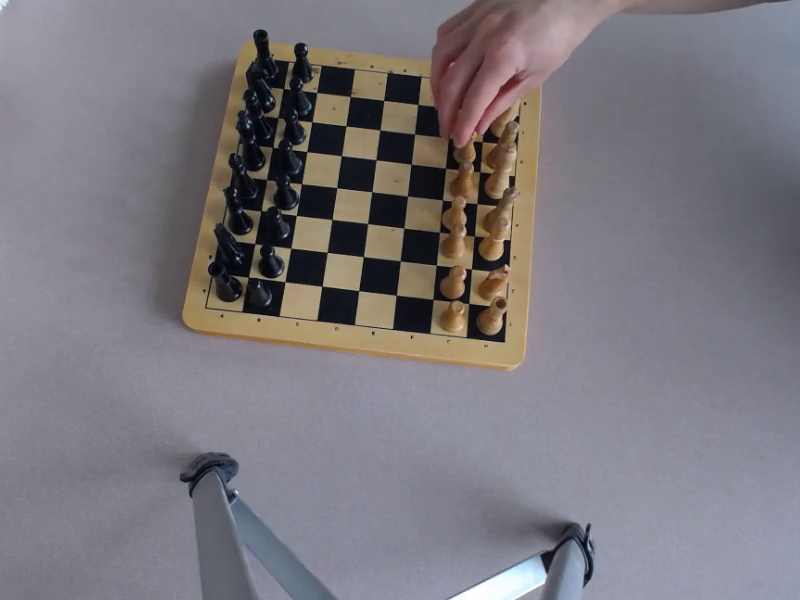
#> input picture frame 29 of mat_du_lion.mp4, 800 x 600 px
$ python detect_mouv.py
#> lines starting #> are read from the running program, lines starting #| are printed output that depends on the picture; after the words box and inside, x2 and y2 are one past the last pixel; in counts of white or black regions, pixels touching at a corner belong together
#> in main, frame is the input picture: shape (600, 800, 3); mean B, G, R 125.1, 119.3, 122.7
import cv2
import numpy as np

def detect_skin(frame):
    """
    Détection améliorée de la peau en utilisant YCrCb (plus robuste à l'éclairage).
    """
    ycrcb = cv2.cvtColor(frame, cv2.COLOR_BGR2YCrCb)
#> ycrcb: shape (600, 800, 3); mean of channels 0, 1, 2 121, 129.1, 130.3
    lower_skin = np.array([0, 135, 85], dtype=np.uint8)
    upper_skin = np.array([255, 180, 135], dtype=np.uint8)
    skin_mask = cv2.inRange(ycrcb, lower_skin, upper_skin)
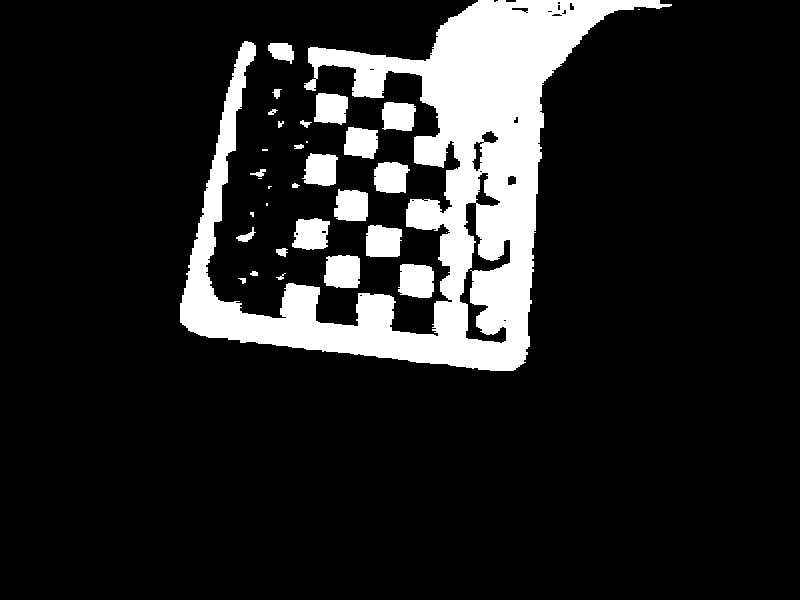
#> skin_mask: shape (600, 800); 13.9% white; 32 white regions (8 under 20 px), largest, box (x1, y1, x2, y2) and area: (180, 0, 672, 371) 55985, (324, 255, 360, 288) 1068, (398, 264, 434, 298) 1062

    # Morphologie pour améliorer le masque
    kernel = cv2.getStructuringElement(cv2.MORPH_ELLIPSE, (5, 5))
    skin_mask = cv2.erode(skin_mask, kernel, iterations=1)
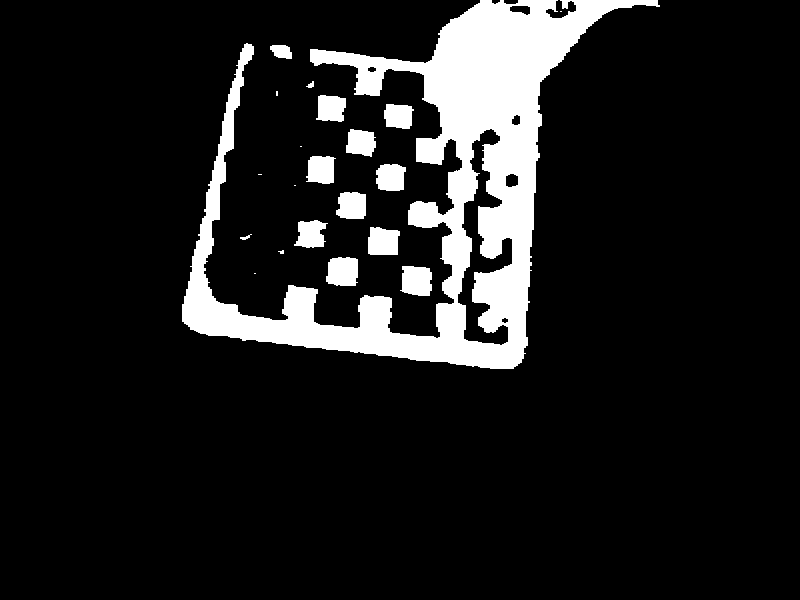
#> skin_mask: shape (600, 800); 11.6% white; 21 white regions (7 under 20 px), largest, box (x1, y1, x2, y2) and area: (182, 0, 660, 369) 48064, (326, 257, 358, 286) 818, (400, 266, 432, 296) 812
    skin_mask = cv2.dilate(skin_mask, kernel, iterations=2)
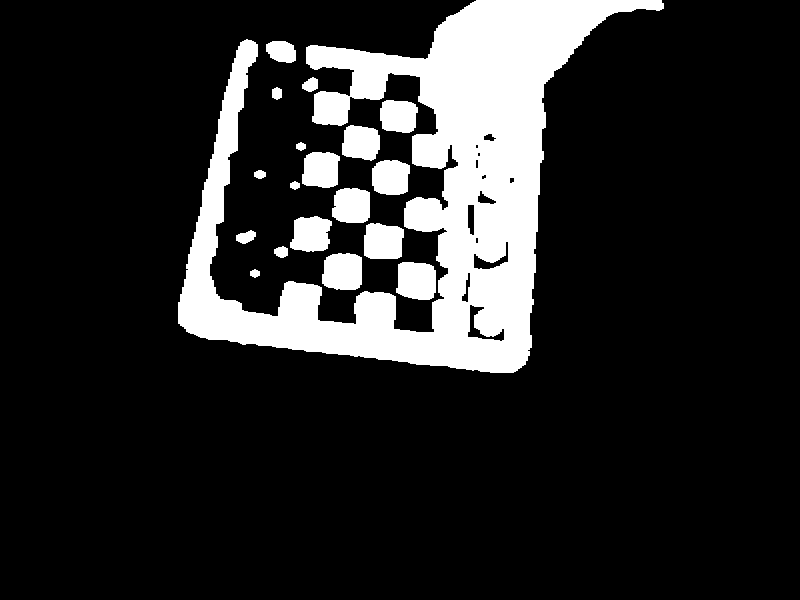
#> skin_mask: shape (600, 800); 15.8% white; 19 white regions
    skin_mask = cv2.GaussianBlur(skin_mask, (5, 5), 0)

    return skin_mask

def main():
    video_path = 'mat_du_lion.mp4'
    cap = cv2.VideoCapture(video_path)

    if not cap.isOpened():
        print(f"Erreur: Impossible d'ouvrir la vidéo '{video_path}'")
        return

    fps = cap.get(cv2.CAP_PROP_FPS)
    frame_delay = int(1000 / fps) if fps > 0 else 30
    hand_area_threshold = 1500  # Augmenté pour éviter le bruit

    hand_detected_left = False
    hand_detected_right = False
    previous_hand_detected_left = False
    previous_hand_detected_right = False
    consecutive_frames_with_hand = 0
    required_frames_for_movement = 3
    movement_detected = False
    frame_count = 0

    print("Démarrage de l'analyse...")

    while cap.isOpened():
        ret, frame = cap.read()
        if not ret:
            break

        frame_count += 1
        display_frame = frame.copy()
        skin_mask = detect_skin(frame)

        contours, _ = cv2.findContours(skin_mask, cv2.RETR_EXTERNAL, cv2.CHAIN_APPROX_SIMPLE)
#> contours = 6 contours; box (x1, y1, x2, y2) and area: (176, 0, 666, 375) 92832, (264, 39, 298, 65) 702, (234, 228, 258, 246) 304, (270, 85, 284, 102) 188, (252, 168, 268, 181) 160, (248, 267, 262, 280) 136
        hand_contours = sorted(
            [cnt for cnt in contours if cv2.contourArea(cnt) > hand_area_threshold],
            key=cv2.contourArea,
            reverse=True
        )[:2]
#> hand_contours = 1 contour; box (x1, y1, x2, y2) and area: (176, 0, 666, 375) 92832

        height, width = frame.shape[:2]
#> height = 600; width = 800
        center_x = 380
        margin = 30  # Zone tampon autour du centre
        cv2.line(display_frame, (center_x, 0), (center_x, height), (255, 0, 0), 1)
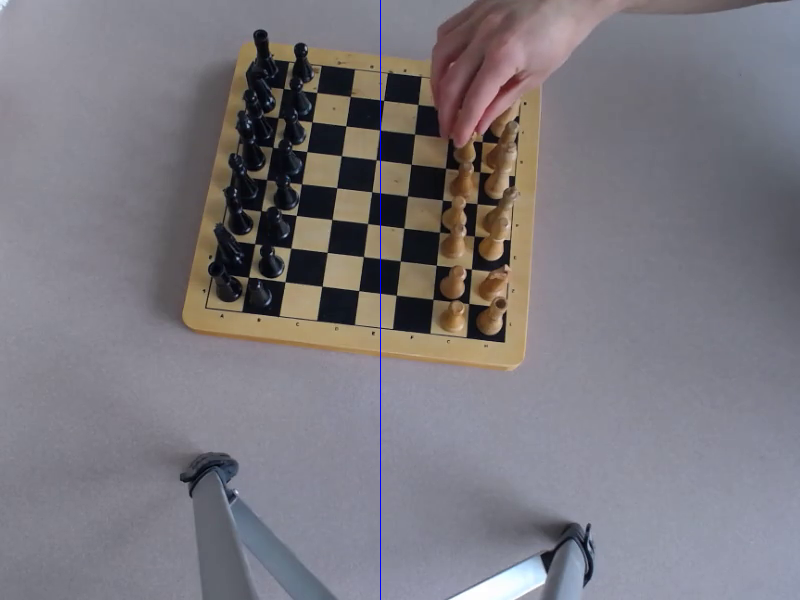
#> display_frame: shape (600, 800, 3); 0.12% of pixels changed, all inside (x1, y1, x2, y2) = (380, 0, 381, 600)

        hand_detected_left = False
        hand_detected_right = False

        for contour in hand_contours:
            M = cv2.moments(contour)
            if M["m00"] != 0:
                cx = int(M["m10"] / M["m00"])
                cy = int(M["m01"] / M["m00"])

                if cx < center_x - margin:
                    hand_detected_left = True
                elif cx > center_x + margin:
                    hand_detected_right = True

                x, y, w, h = cv2.boundingRect(contour)
                cv2.rectangle(display_frame, (x, y), (x + w, y + h), (0, 255, 0), 2)
                cv2.circle(display_frame, (cx, cy), 4, (255, 0, 255), -1)
#> this loop made 1 pass
#> (cx, cy, x, y, w, h) on pass 1: (409, 193, 176, 0, 490, 375)
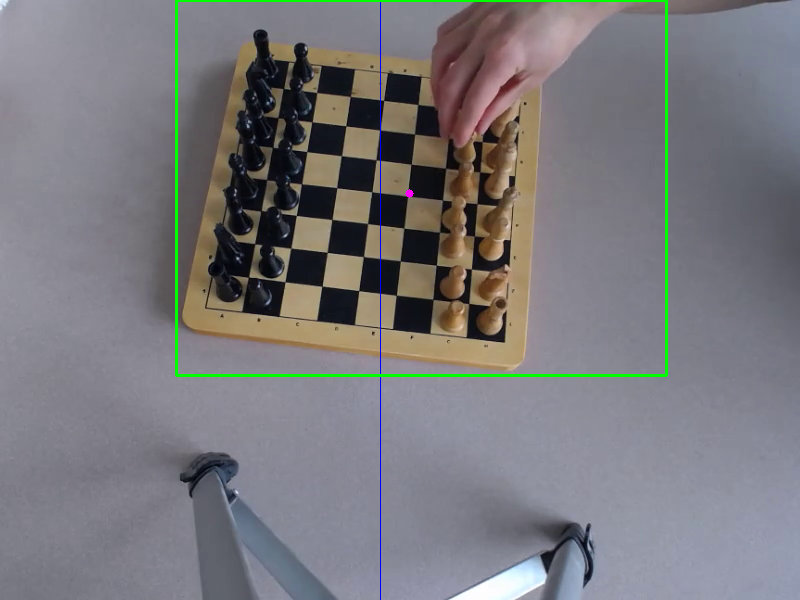
#> display_frame: shape (600, 800, 3); 0.99% of pixels changed, all inside (x1, y1, x2, y2) = (175, 0, 668, 377)

        if hand_detected_left or hand_detected_right:
            consecutive_frames_with_hand += 1
            if consecutive_frames_with_hand >= required_frames_for_movement and not movement_detected:
                movement_detected = True
                print(f"Frame {frame_count}: MOUVEMENT DÉTECTÉ!")
        else:
            consecutive_frames_with_hand = 0
            movement_detected = False

        cv2.putText(display_frame, f"Frame: {frame_count}", (10, 25),
                    cv2.FONT_HERSHEY_SIMPLEX, 0.6, (255, 255, 255), 2)
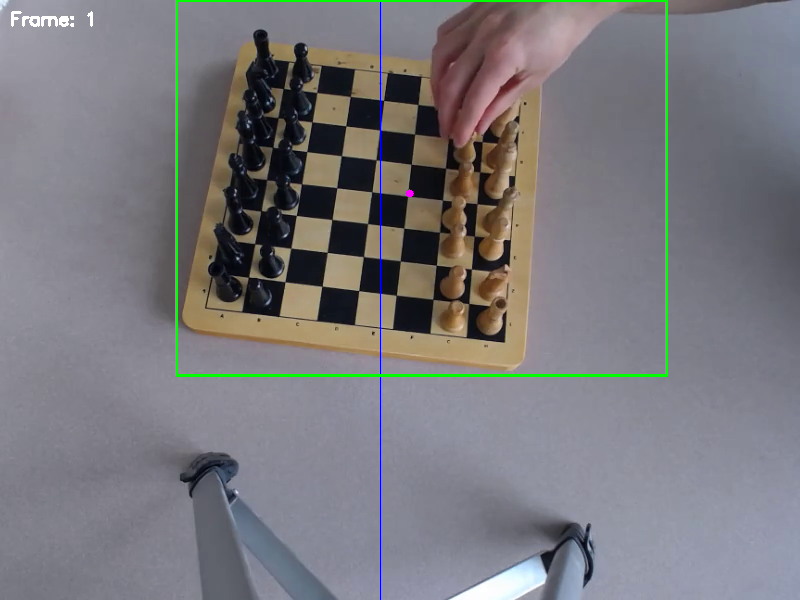
#> display_frame: shape (600, 800, 3); 0.1% of pixels changed, all inside (x1, y1, x2, y2) = (11, 11, 93, 27)

        if hand_detected_left:
            cv2.putText(display_frame, "JOUEUR GAUCHE", (10, 55),
                        cv2.FONT_HERSHEY_SIMPLEX, 0.7, (0, 0, 255), 2)
            if not previous_hand_detected_left:
                print(f"Frame {frame_count}: Main détectée à GAUCHE")

        if hand_detected_right:
            cv2.putText(display_frame, "JOUEUR DROIT", (width - 200, 55),
                        cv2.FONT_HERSHEY_SIMPLEX, 0.7, (0, 0, 255), 2)
            if not previous_hand_detected_right:
                print(f"Frame {frame_count}: Main détectée à DROITE")

        if movement_detected:
            cv2.putText(display_frame, "MOUVEMENT DETECTE", (width//2 - 150, height - 30),
                        cv2.FONT_HERSHEY_SIMPLEX, 0.9, (0, 255, 255), 2)

        cv2.imshow("Détection des mains", display_frame)
        cv2.imshow("Masque de peau", skin_mask)

        previous_hand_detected_left = hand_detected_left
        previous_hand_detected_right = hand_detected_right

        key = cv2.waitKey(frame_delay) & 0xFF
#> (key q is pressed here)
        if key == ord('q'):
            break
        elif key == ord('p'):
            print("Pause - Appuyez sur une touche pour continuer")
            cv2.waitKey(0)

    cap.release()
    cv2.destroyAllWindows()
    print(f"Fin de l'analyse - {frame_count} frames analysées")

if __name__ == "__main__":
    main()

$ run again, starting later in the video
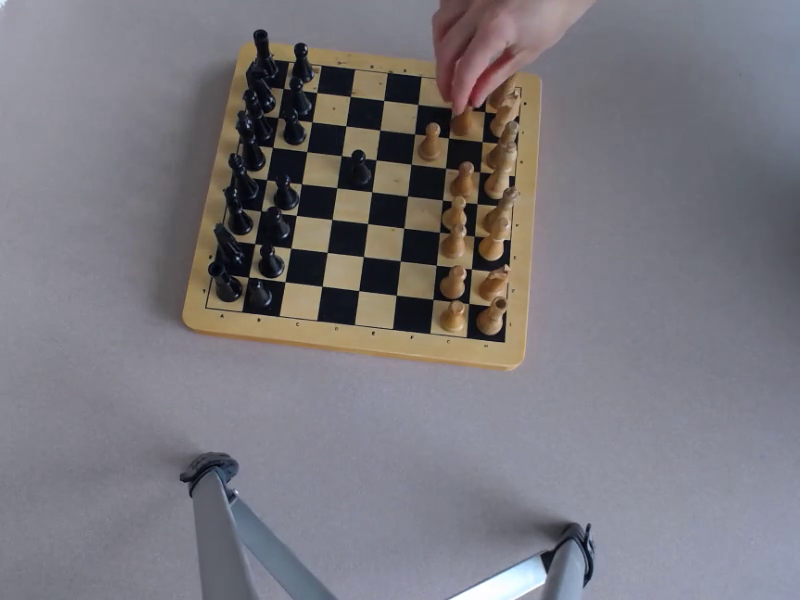
#> input picture frame 130 of mat_du_lion.mp4, 800 x 600 px
#> in main, frame is the input picture: shape (600, 800, 3); mean B, G, R 124.3, 118.5, 121
#> ycrcb: shape (600, 800, 3); mean of channels 0, 1, 2 119.9, 128.7, 130.5
#> in detect_skin, `skin_mask = cv2.dilate(skin_mask, kernel, iterations=2)`:
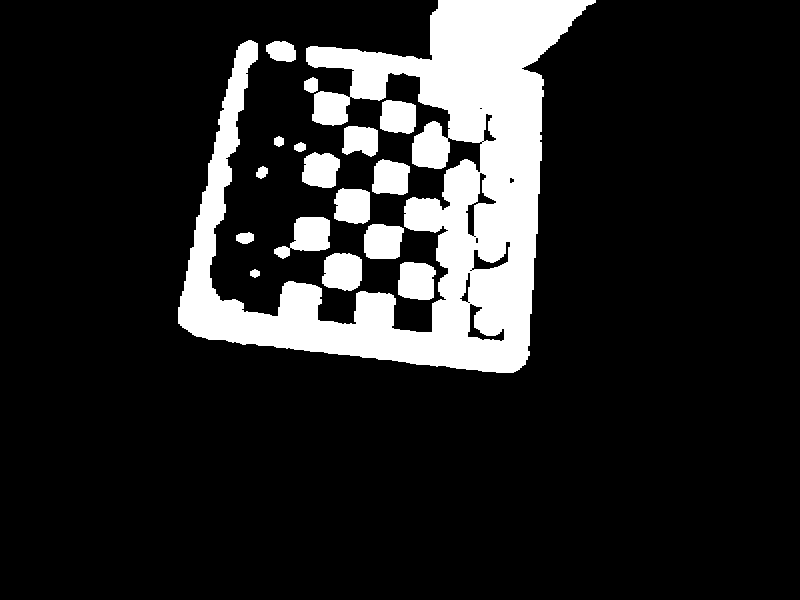
#> skin_mask: shape (600, 800); 15% white; 17 white regions
#> contours = 6 contours; box (x1, y1, x2, y2) and area: (176, 0, 598, 375) 88260, (264, 39, 298, 64) 672, (234, 230, 256, 246) 272, (254, 164, 270, 181) 199, (272, 134, 286, 149) 162, (248, 267, 262, 280) 136
#> hand_contours = 1 contour; box (x1, y1, x2, y2) and area: (176, 0, 598, 375) 88260
#> the loop in main, `for contour in hand_contours:` made 1 pass
#> (cx, cy, x, y, w, h) on pass 1: (405, 198, 176, 0, 422, 375)
#> in main, `cv2.putText(display_frame, f"Frame: {frame_count}", (10, 25), cv2.FONT..`:
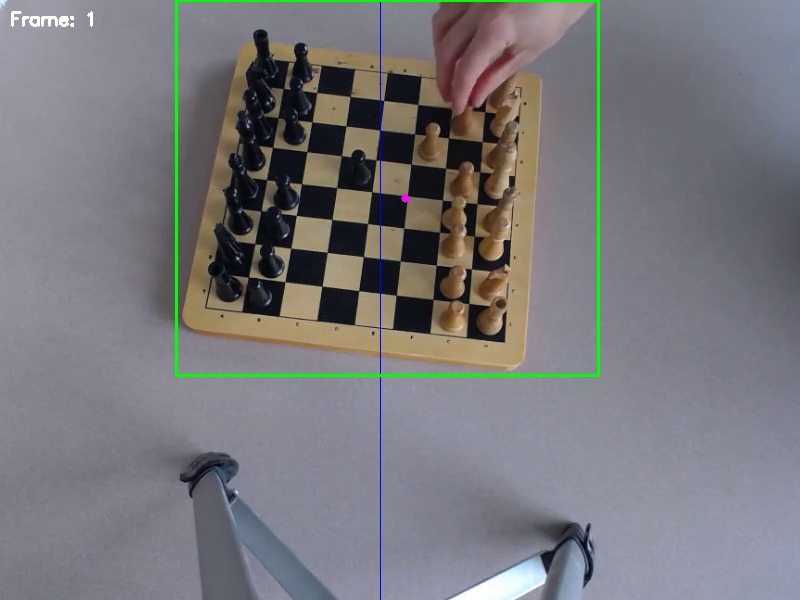
#> display_frame: shape (600, 800, 3); mean B, G, R 123.4, 119.7, 119.8

$ run again, starting later in the video
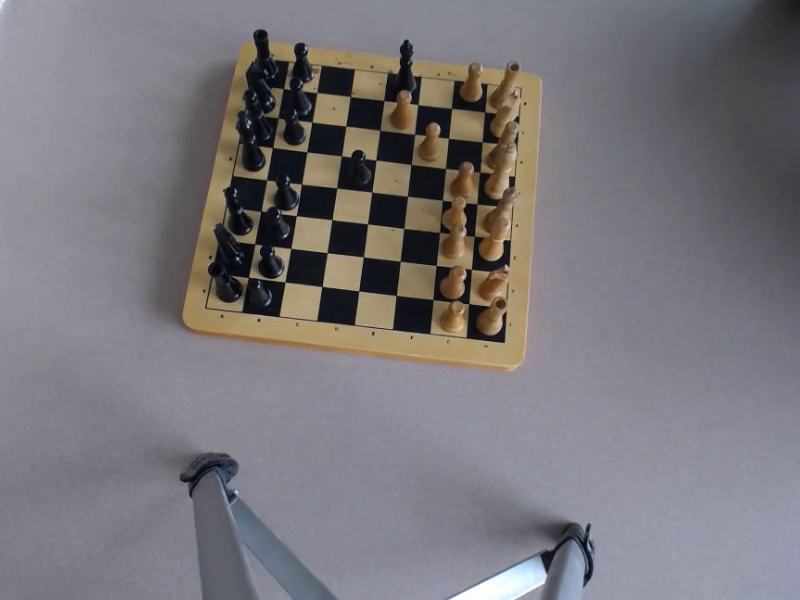
#> input picture frame 232 of mat_du_lion.mp4, 800 x 600 px
#> in main, frame is the input picture: shape (600, 800, 3); mean B, G, R 122.2, 118, 121
#> ycrcb: shape (600, 800, 3); mean of channels 0, 1, 2 119.4, 129.1, 129.6
#> in detect_skin, `skin_mask = cv2.dilate(skin_mask, kernel, iterations=2)`:
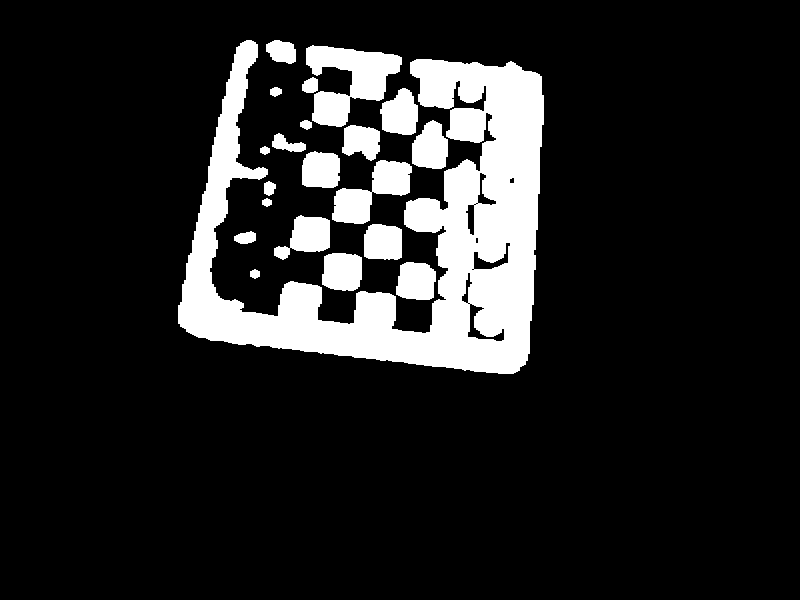
#> skin_mask: shape (600, 800); 13.7% white; 21 white regions
#> contours = 5 contours; box (x1, y1, x2, y2) and area: (176, 38, 546, 376) 85300, (264, 38, 298, 66) 728, (232, 229, 258, 246) 334, (268, 85, 284, 99) 170, (248, 267, 262, 281) 149
#> hand_contours = 1 contour; box (x1, y1, x2, y2) and area: (176, 38, 546, 376) 85300
#> the loop in main, `for contour in hand_contours:` made 1 pass
#> (cx, cy, x, y, w, h) on pass 1: (390, 214, 176, 38, 370, 338)
#> in main, `cv2.putText(display_frame, f"Frame: {frame_count}", (10, 25), cv2.FONT..`:
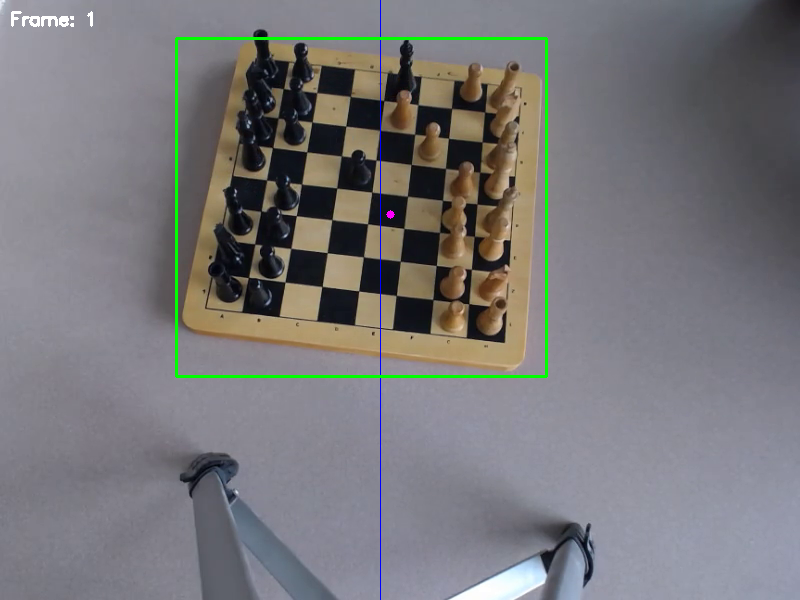
#> display_frame: shape (600, 800, 3); mean B, G, R 121.3, 119.1, 119.8
